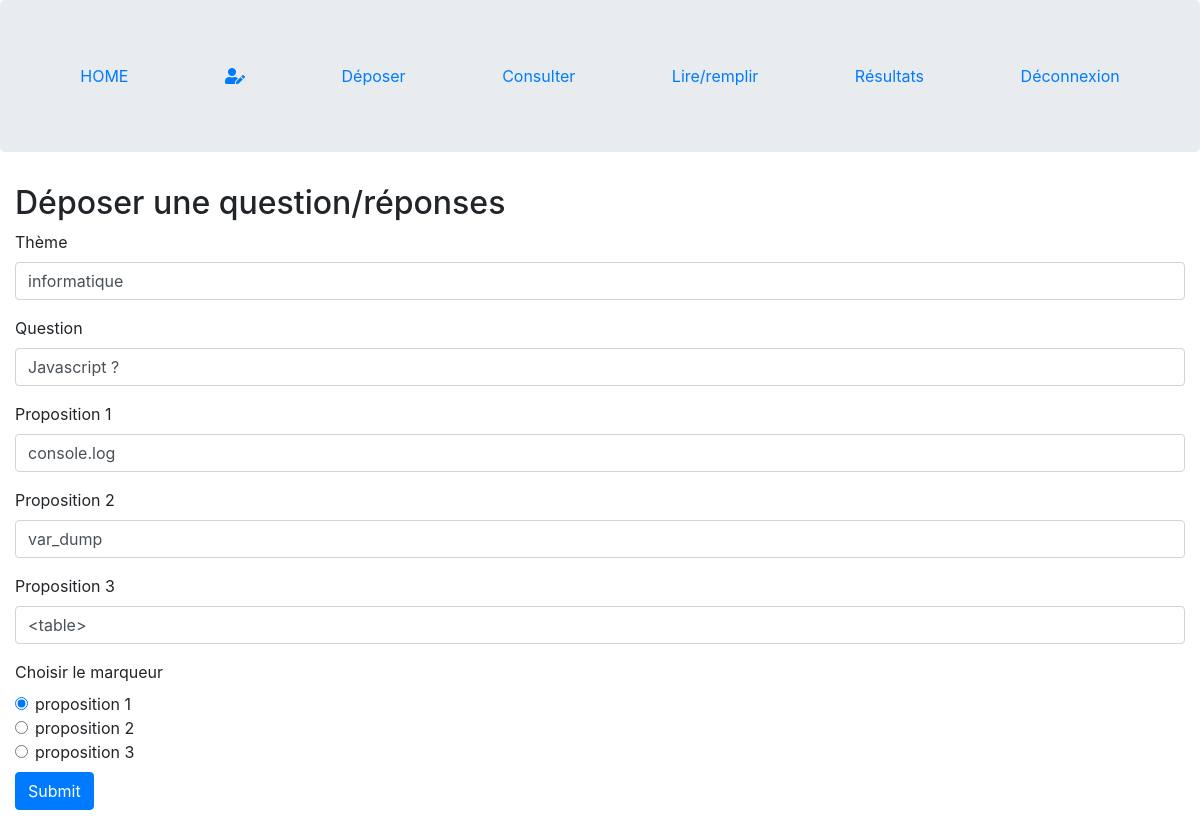
/?action=edit&id=3 (signed in), run on the app's committed database.
### tables this page shows
CREATE TABLE IF NOT EXISTS `question` (
  `id` int(11) NOT NULL AUTO_INCREMENT,
  `theme` varchar(40) NOT NULL,
  `question` varchar(60) NOT NULL,
  `auteur` int(11) NOT NULL,
  PRIMARY KEY (`id`),
  KEY `auteur` (`auteur`)
);

CREATE TABLE IF NOT EXISTS `reponse` (
  `id` int(11) NOT NULL AUTO_INCREMENT,
  `reponse` varchar(50) NOT NULL,
  `marqueur` tinyint(1) NOT NULL,
  `question` int(11) NOT NULL,
  PRIMARY KEY (`id`),
  KEY `id_question` (`question`)
);

### index.php (called while the page is built, shortened)
<?php
include 'app/Router.php';
$router = new Router();
try {
    $router->requeteUrl();
}catch (Exception $e){
    var_dump($e->getMessage());
}

### modele/ModeleGenerique.php (called while the page is built, shortened)
<?php
abstract class ModeleGenerique{
    public function __construct(){
        $this->pdo = $this->connect();
    }
    public function connect(){
        return new PDO('mysql:host=127.0.0.1;dbname=ilci_qcm', "root", "", [
            PDO::ATTR_ERRMODE => PDO::ERRMODE_EXCEPTION,
            PDO::ATTR_DEFAULT_FETCH_MODE => PDO::FETCH_OBJ
        ]);
    }
}

### controller/QuestionReponseController.php (called while the page is built, shortened)
<?php
class QuestionReponseController {
    private $modele_qr;
    public function __construct()
    {
        $this->modele_qr = new Question_reponseModele();
    }
    public function editReponse(){
        return $this->modele_qr->editReponse($_GET['id']);
    }
    public function editQuestion(){
        return $this->modele_qr->editQuestion($_GET['id']);
    }
}

### modele/Question_reponseModele.php (called while the page is built, shortened)
<?php
class Question_reponseModele extends ModeleGenerique {
    public function editQuestion($id){
        $query = "SELECT * FROM question WHERE id = ?";
        $stmt = $this->pdo->prepare($query);
        $stmt->execute([$id]);
        return $stmt->fetch();
    }
    public function editReponse($id){
        $query = "SELECT * FROM reponse WHERE question = ?";
        $stmt = $this->pdo->prepare($query);
        $stmt->execute([$id]);
        return $stmt->fetchAll();
    }
}

### views/deposer.phtml (the view, shortened to what this page needs)
<h2>Déposer une question/réponses</h2>
<form action="" method="post">
    <div class="form-group">
        <label for="">Thème </label>
        <input type="text" name="theme" class="form-control" placeholder="Theme" value="<?= isset($question) ? $question->theme : '' ?>">
    </div>
    <div class="form-group">
        <label for="">Question </label>
        <input type="text" name="question" class="form-control" placeholder="question" value="<?= isset($question) ? $question->question : '' ?>">
    </div>
    <?php for($i = 1; $i <= 3; $i++): ?>
        <div class="form-group">
            <label for="">Proposition <?= $i ?> </label>
            <input type="text" value="<?= isset($reponse) ? $reponse[$i-1]->reponse : '' ?>" name="proposition_<?= $i ?>" class="form-control" placeholder="Proposition <?= $i ?>">
        </div>
    <?php endfor; ?>
    <label for="">Choisir le marqueur</label>
    <?php for($i = 1; $i <= 3; $i++): ?>
        <div class="form-check">
            <input type="radio" <?= (isset($reponse) && 1 == $reponse[$i-1]->marqueur) ? 'checked' : '' ?> name="marqueur" class="form-check-input" value="rep_<?= $i ?>" id="proposition_<?= $i ?>">
            <label class="form-check-label" for="proposition_<?= $i ?>">proposition <?= $i ?></label>
        </div>
    <?php endfor; ?>
    <input type="submit" class="btn btn-primary mt-2" name="inscription">
</form>
<?php $content = ob_get_clean();
include 'template.phtml';

### data on the page
question: theme "informatique", question "Javascript ?"
reponse: reponse "console.log", marqueur "☑ proposition 1"
reponse: reponse "var_dump", marqueur "☐ proposition 2"
reponse: reponse "<table>", marqueur "☐ proposition 3"
